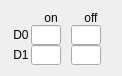
  <widget class="QWidget" name="gridLayoutWidget_10">
   <property name="geometry">
    <rect>
     <x>310</x>
     <y>250</y>
     <width>102</width>
     <height>56</height>
    </rect>
   </property>
   <layout class="QGridLayout" name="gridLayout_10">
    <property name="spacing">
     <number>0</number>
    </property>
    <item row="1" column="2">
     <widget class="QLineEdit" name="LE_TD_OUT_OFF_0">
      <property name="sizePolicy">
       <sizepolicy hsizetype="Expanding" vsizetype="Expanding">
        <horstretch>0</horstretch>
        <verstretch>0</verstretch>
       </sizepolicy>
      </property>
      <property name="maximumSize">
       <size>
        <width>30</width>
        <height>20</height>
       </size>
      </property>
     </widget>
    </item>
    <item row="0" column="2">
     <widget class="QLabel" name="label_97">
      <property name="minimumSize">
       <size>
        <width>40</width>
        <height>0</height>
       </size>
      </property>
      <property name="maximumSize">
       <size>
        <width>16777215</width>
        <height>20</height>
       </size>
      </property>
      <property name="text">
       <string>off</string>
      </property>
      <property name="alignment">
       <set>Qt::AlignCenter</set>
      </property>
     </widget>
    </item>
    <item row="2" column="0">
     <widget class="QLabel" name="label_83">
      <property name="sizePolicy">
       <sizepolicy hsizetype="Minimum" vsizetype="Minimum">
        <horstretch>0</horstretch>
        <verstretch>0</verstretch>
       </sizepolicy>
      </property>
      <property name="minimumSize">
       <size>
        <width>20</width>
        <height>0</height>
       </size>
      </property>
      <property name="maximumSize">
       <size>
        <width>16777215</width>
        <height>20</height>
       </size>
      </property>
      <property name="text">
       <string>D1</string>
      </property>
      <property name="alignment">
       <set>Qt::AlignCenter</set>
      </property>
     </widget>
    </item>
    <item row="1" column="1">
     <widget class="QLineEdit" name="LE_TD_OUT_ON_0">
      <property name="sizePolicy">
       <sizepolicy hsizetype="Expanding" vsizetype="Expanding">
        <horstretch>0</horstretch>
        <verstretch>0</verstretch>
       </sizepolicy>
      </property>
      <property name="maximumSize">
       <size>
        <width>30</width>
        <height>20</height>
       </size>
      </property>
     </widget>
    </item>
    <item row="1" column="0">
     <widget class="QLabel" name="label_94">
      <property name="sizePolicy">
       <sizepolicy hsizetype="Minimum" vsizetype="Minimum">
        <horstretch>0</horstretch>
        <verstretch>0</verstretch>
       </sizepolicy>
      </property>
      <property name="minimumSize">
       <size>
        <width>20</width>
        <height>0</height>
       </size>
      </property>
      <property name="maximumSize">
       <size>
        <width>16777215</width>
        <height>20</height>
       </size>
      </property>
      <property name="text">
       <string>D0</string>
      </property>
      <property name="alignment">
       <set>Qt::AlignCenter</set>
      </property>
     </widget>
    </item>
    <item row="2" column="2">
     <widget class="QLineEdit" name="LE_TD_OUT_OFF_1">
      <property name="sizePolicy">
       <sizepolicy hsizetype="Expanding" vsizetype="Expanding">
        <horstretch>0</horstretch>
        <verstretch>0</verstretch>
       </sizepolicy>
      </property>
      <property name="maximumSize">
       <size>
        <width>30</width>
        <height>20</height>
       </size>
      </property>
     </widget>
    </item>
    <item row="0" column="1">
     <widget class="QLabel" name="label_98">
      <property name="minimumSize">
       <size>
        <width>40</width>
        <height>0</height>
       </size>
      </property>
      <property name="maximumSize">
       <size>
        <width>16777215</width>
        <height>20</height>
       </size>
      </property>
      <property name="text">
       <string>on</string>
      </property>
      <property name="alignment">
       <set>Qt::AlignCenter</set>
      </property>
     </widget>
    </item>
    <item row="2" column="1">
     <widget class="QLineEdit" name="LE_TD_OUT_ON_1">
      <property name="sizePolicy">
       <sizepolicy hsizetype="Expanding" vsizetype="Expanding">
        <horstretch>0</horstretch>
        <verstretch>0</verstretch>
       </sizepolicy>
      </property>
      <property name="maximumSize">
       <size>
        <width>30</width>
        <height>20</height>
       </size>
      </property>
     </widget>
    </item>
   </layout>
  </widget>
